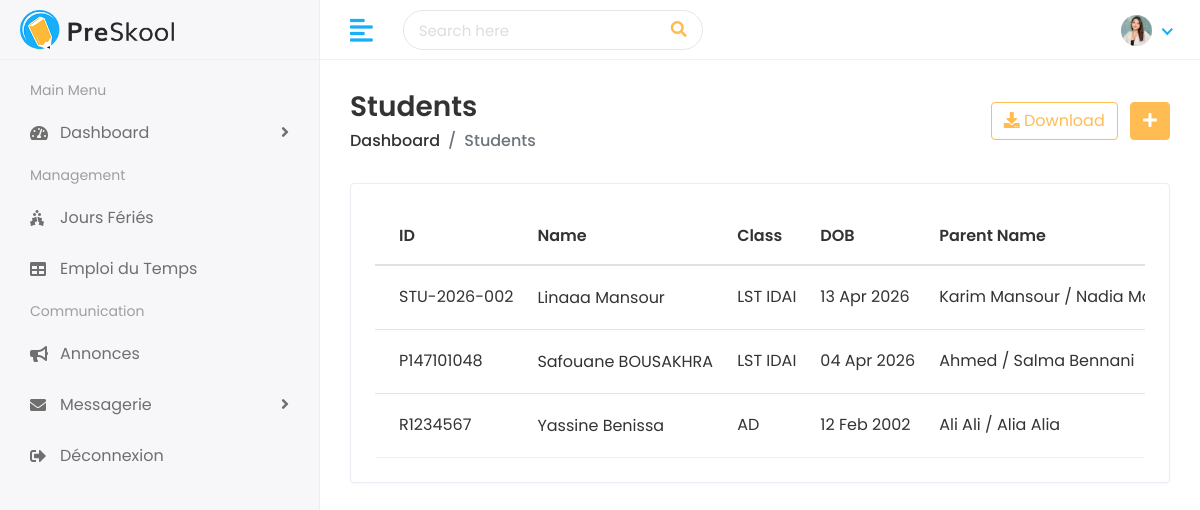
The page /student/ on the database its author committed.
### student/models.py (models this page shows, shortened)
class Student(models.Model):
    first_name = models.CharField(max_length=100)
    last_name = models.CharField(max_length=100)
    student_id = models.CharField(max_length=20, unique=True)
    gender = models.CharField(max_length=10, choices=[('Male', 'Male'), ('Female', 'Female')])
    date_of_birth = models.DateField()
    student_class = models.CharField(max_length=50)
    joining_date = models.DateField()
    mobile_number = models.CharField(max_length=15)
    admission_number = models.CharField(max_length=20)
    section = models.CharField(max_length=10)
    student_image = models.ImageField(upload_to='students/', blank=True)
    parent = models.OneToOneField(Parent, on_delete=models.CASCADE)

class Parent(models.Model):
    father_name = models.CharField(max_length=100)
    father_occupation = models.CharField(max_length=100, blank=True)
    father_mobile = models.CharField(max_length=15)
    father_email = models.EmailField(max_length=100)
    mother_name = models.CharField(max_length=100)
    mother_occupation = models.CharField(max_length=100, blank=True)
    mother_mobile = models.CharField(max_length=15)
    mother_email = models.EmailField(max_length=100)
    present_address = models.TextField()
    permanent_address = models.TextField()

### student/views.py (the view)
# urls.py: path('', views.student_list, name='student_list'),
def student_list(request):
    students = Student.objects.all()
    return render(request, 'students/students.html',{'student_list': students})

### templates/students/students.html (shortened to what this page needs)
{% extends 'Home/base.html' %}
{% load static %}
{% block body %}
         <div class="page-wrapper">
            <div class="content container-fluid">
               <div class="page-header">
                  <div class="row align-items-center">
                     <div class="col">
                        <h3 class="page-title">Students</h3>
                        <ul class="breadcrumb">
                           <li class="breadcrumb-item"><a href="">Dashboard</a></li>
                           <li class="breadcrumb-item active">Students</li>
                        </ul>
                     </div>
                     <div class="col-auto text-right float-right ml-auto">
                        <a href="#" class="btn btn-outline-primary mr-2"><i class="fas fa-download"></i> Download</a>
                        <a href="{% url 'add_student' %}" class="btn btn-primary"><i class="fas fa-plus"></i></a>
                     </div>
                  </div>
               </div>
               <div class="row">
                  <div class="col-sm-12">
                     <div class="card card-table">
                        <div class="card-body">
                           <div class="table-responsive">
                              <table class="table table-hover table-center mb-0 datatable">
                                 <thead>
                                    <tr>
                                       <th>ID</th>
                                       <th>Name</th>
                                       <th>Class</th>
                                       <th>DOB</th>
                                       <th>Parent Name</th>
                                    </tr>
                                 </thead>
                                 <tbody>
                                    {% for student in student_list %}
                                    <tr>
                                       <td>{{ student.student_id}}</td>
                                       <td>
                                          <h2 class="table-avatar">
                                             <a href="{% url 'view_student' student.student_id %}">{{ student.first_name }} {{ student.last_name}}</a>
                                          </h2>
                                       </td>
                                       <td>{{ student.student_class }}</td>
                                       <td>{{ student.date_of_birth|date:"d M Y" }}</td>
                                       <td>{{ student.parent.father_name }} / {{ student.parent.mother_name }}</td>
                                    </tr>
                                    {% endfor %}
                                 </tbody>
                              </table>
                           </div>
                        </div>
                     </div>
                  </div>
               </div>
            </div>
{% endblock %}

### static/assets/css/style.css (style rules this page uses)
html { height: 100%; }
body { background-color: #fff; color: #333; font-family: 'Poppins', sans-serif; font-size: 1rem; height: 100%; line-height: 1.5; overflow-x: hidden; }
h1, h2, h3, h4, h5, h6 { font-family: 'Poppins', sans-serif; margin-top: 0; }
a { color: #009ce7; }
input, button, a { transition: all 0.4s ease; -moz-transition: all 0.4s ease; -o-transition: all 0.4s ease; -ms-transition: all 0.4s ease; -webkit-transition: all 0.4s ease; }
ul, ol { padding: 0px; list-style: none; }
.table { color: #333; max-width: 100%; margin-bottom: 0; width: 100%; }
table.table td h2 { display: inline-block; font-size: inherit; font-weight: 400; margin: 0; padding: 0; vertical-align: middle; }
table.table td h2.table-avatar { align-items: center; display: inline-flex; font-size: inherit; font-weight: 400; margin: 0; padding: 0; vertical-align: middle; white-space: nowrap; }
table.table td h2 a { color: #333; }
.table thead tr th { font-weight: 600; }
.table tbody tr { border-bottom: 1px solid rgba(0, 0, 0, 0.05); }
.table.table-center td, .table.table-center th { vertical-align: middle; }
.card-table .card-body .table > thead > tr > th { border-top: 0; }
.card-table .card-body .table tr td:first-child, .card-table .card-body .table tr th:first-child { padding-left: 1.5rem; }
.card-table .table td, .card-table .table th { border-top: 1px solid #e2e5e8; padding: 1rem 0.75rem; white-space: nowrap; }
.btn-primary { background-color: #FFBC53; border: 1px solid #FFBC53; }
.btn-outline-primary { color: #FFBC53; border-color: #FFBC53; }
.card { border: 1px solid #ececf5; box-shadow: 0 1px 3px 0 rgba(0, 0, 0, 0.03); margin-bottom: 1.875rem; }
.card-body { padding: 1.5rem; }
.page-wrapper { margin-left: 320px; padding-top: 60px; position: relative; transition: all 0.4s ease; }
.page-wrapper > .content { padding: 1.875rem 1.875rem 0; }
.page-header { margin-bottom: 1.875rem; }
.page-header .breadcrumb { background-color: transparent; color: #6c757d; font-size: 1rem; font-weight: 500; margin-bottom: 0; padding: 0; }
.page-header .breadcrumb a { color: #333; }
.page-title { font-size: 28px; font-weight: 600; color: #333; margin-bottom: 5px; }

### rows shown on the page
Student: student_id "STU-2026-002", first_name "Linaaa", last_name "Mansour", student_class "LST IDAI", date_of_birth "13 Apr 2026", parent.father_name "Karim Mansour", parent.mother_name "Nadia…"
Student: student_id "P147101048", first_name "Safouane", last_name "BOUSAKHRA", student_class "LST IDAI", date_of_birth "04 Apr 2026", parent.father_name "Ahmed", parent.mother_name "Salma Bennani"
Student: student_id "R1234567", first_name "Yassine", last_name "Benissa", student_class "AD", date_of_birth "12 Feb 2002", parent.father_name "Ali Ali", parent.mother_name "Alia Alia"
